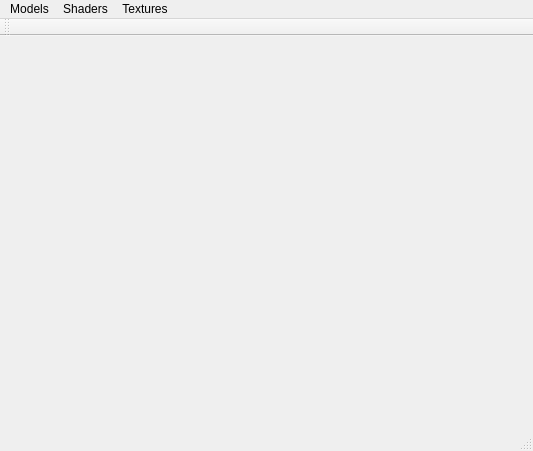
<?xml version="1.0" encoding="UTF-8"?>
<ui version="4.0">
 <class>MainWindow</class>
 <widget class="QMainWindow" name="MainWindow">
  <property name="geometry">
   <rect>
    <x>0</x>
    <y>0</y>
    <width>533</width>
    <height>451</height>
   </rect>
  </property>
  <property name="windowTitle">
   <string>MainWindow</string>
  </property>
  <widget class="QWidget" name="centralWidget"/>
  <widget class="QMenuBar" name="menuBar">
   <property name="geometry">
    <rect>
     <x>0</x>
     <y>0</y>
     <width>533</width>
     <height>18</height>
    </rect>
   </property>
   <widget class="QMenu" name="menuModels">
    <property name="title">
     <string>Models</string>
    </property>
    <addaction name="action_obre_fitxer"/>
    <addaction name="separator"/>
    <addaction name="action_afegeix_llum_puntual"/>
   </widget>
   <widget class="QMenu" name="menuShaders">
    <property name="title">
     <string>Shaders</string>
    </property>
    <addaction name="action_gouraud"/>
    <addaction name="action_phong"/>
    <addaction name="action_toon"/>
   </widget>
   <widget class="QMenu" name="menuTextures">
    <property name="title">
     <string>Textures</string>
    </property>
    <addaction name="action_gouraud_tex"/>
    <addaction name="action_phong_tex"/>
    <addaction name="action_bump_mapping"/>
    <addaction name="action_environmental_mapping"/>
    <addaction name="action_emissive_map"/>
   </widget>
   <addaction name="menuModels"/>
   <addaction name="menuShaders"/>
   <addaction name="menuTextures"/>
  </widget>
  <widget class="QToolBar" name="mainToolBar">
   <attribute name="toolBarArea">
    <enum>TopToolBarArea</enum>
   </attribute>
   <attribute name="toolBarBreak">
    <bool>false</bool>
   </attribute>
  </widget>
  <widget class="QStatusBar" name="statusBar"/>
  <action name="action_phong">
   <property name="text">
    <string>Phong Shader</string>
   </property>
   <property name="toolTip">
    <string>Activar Phong Shader</string>
   </property>
   <property name="shortcut">
    <string>Alt+2</string>
   </property>
  </action>
  <action name="action_gouraud">
   <property name="text">
    <string>Gouraud Shader</string>
   </property>
   <property name="toolTip">
    <string>Activar Gouraud Shader</string>
   </property>
   <property name="shortcut">
    <string>Alt+1</string>
   </property>
  </action>
  <action name="action_toon">
   <property name="text">
    <string>Toon Shader</string>
   </property>
   <property name="toolTip">
    <string>Activar Toon Shader</string>
   </property>
   <property name="shortcut">
    <string>Alt+3</string>
   </property>
  </action>
  <action name="action_obre_fitxer">
   <property name="text">
    <string>Obre Fitxer .obj</string>
   </property>
   <property name="toolTip">
    <string>Obre Fitxer .obj</string>
   </property>
   <property name="shortcut">
    <string>Ctrl+F</string>
   </property>
  </action>
  <action name="action_gouraud_tex">
   <property name="text">
    <string>GouraudTex</string>
   </property>
   <property name="shortcut">
    <string>Ctrl+1</string>
   </property>
  </action>
  <action name="action_phong_tex">
   <property name="text">
    <string>PhongTex</string>
   </property>
   <property name="shortcut">
    <string>Ctrl+2</string>
   </property>
  </action>
  <action name="action_bump_mapping">
   <property name="text">
    <string>Bump-mapping</string>
   </property>
   <property name="shortcut">
    <string>Ctrl+3</string>
   </property>
  </action>
  <action name="action_environmental_mapping">
   <property name="text">
    <string>Environmental-mapping</string>
   </property>
   <property name="shortcut">
    <string>Ctrl+4</string>
   </property>
  </action>
  <action name="action_afegeix_llum_puntual">
   <property name="text">
    <string>Llum Actual</string>
   </property>
  </action>
  <action name="action_emissive_map">
   <property name="text">
    <string>Emissive Map</string>
   </property>
   <property name="toolTip">
    <string>Activate Emissive Map</string>
   </property>
   <property name="shortcut">
    <string>Ctrl+6</string>
   </property>
  </action>
 </widget>
 <layoutdefault spacing="6" margin="11"/>
 <resources/>
 <connections/>
</ui>
